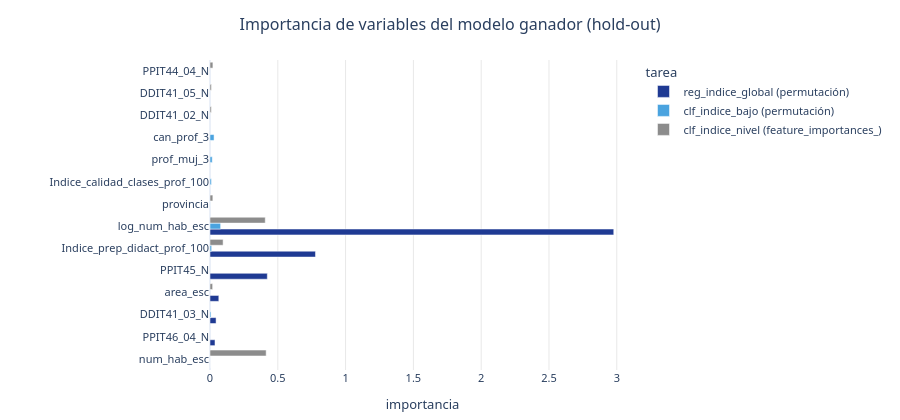

Notebook cell for this chart:
### Code cell
# Gráfico 5: importancia de variables del ganador de cada tarea
fig = go.Figure()
for i, (t, r) in enumerate(RESULTADOS.items()):
    top = r["importancias"].head(8).iloc[::-1]
    fig.add_trace(go.Bar(
        y=top.variable, x=top.importancia, orientation="h",
        marker_color=["#1f3a93", "#4aa3df", "#8c8c8c"][i],
        name=f"{t} ({r['metodo_importancia'].split(' ')[0]})",
        hovertemplate=t + "<br>%{y}: %{x:.4f}<extra></extra>"))

fig.update_layout(
    title={"text": "Importancia de variables del modelo ganador (hold-out)",
           "x": 0.5, "xanchor": "center", "font": {"size": 16}},
    barmode="group", height=max(420, 26 * 8), template="plotly_white",
    margin={"l": 210, "r": 20, "t": 60, "b": 50},
    font={"family": "Segoe UI, Helvetica, Arial, sans-serif", "size": 11},
    xaxis={"title": "importancia", "gridcolor": "#e8e8e8"},
    yaxis={"automargin": True}, legend={"title": "tarea"})
fig.show()

pd.concat([r["importancias"].head(5).assign(tarea=t) for t, r in RESULTADOS.items()],
          ignore_index=True)

### Figure 1 — Plotly figure (JSON) as saved in the notebook; plotly's stock layout.template omitted (floating-point values rounded to 4 significant figures)
{"data": [{"hovertemplate": "reg_indice_global<br>%{y}: %{x:.4f}<extra></extra>", "marker": {"color": "#1f3a93"}, "name": "reg_indice_global (permutación)", "orientation": "h", "type": "bar", "x": [0.0, 0.03681, 0.04474, 0.065, 0.4227, 0.7779, 2.978], "y": ["num_hab_esc", "PPIT46_04_N", "DDIT41_03_N", "area_esc", "PPIT45_N", "Indice_prep_didact_prof_100", "log_num_hab_esc"]}, {"hovertemplate": "clf_indice_bajo<br>%{y}: %{x:.4f}<extra></extra>", "marker": {"color": "#4aa3df"}, "name": "clf_indice_bajo (permutación)", "orientation": "h", "type": "bar", "x": [0.0, 0.00056, 0.00761, 0.01039, 0.0121, 0.01647, 0.02997, 0.07831], "y": ["num_hab_esc", "provincia", "DDIT41_03_N", "Indice_calidad_clases_prof_100", "Indice_prep_didact_prof_100", "prof_muj_3", "can_prof_3", "log_num_hab_esc"]}, {"hovertemplate": "clf_indice_nivel<br>%{y}: %{x:.4f}<extra></extra>", "marker": {"color": "#8c8c8c"}, "name": "clf_indice_nivel (feature_importances_)", "orientation": "h", "type": "bar", "x": [0.00971, 0.01048, 0.01938, 0.02091, 0.02144, 0.09662, 0.4074, 0.4141], "y": ["DDIT41_02_N", "DDIT41_05_N", "area_esc", "provincia", "PPIT44_04_N", "Indice_prep_didact_prof_100", "log_num_hab_esc", "num_hab_esc"]}], "layout": {"barmode": "group", "font": {"family": "Segoe UI, Helvetica, Arial, sans-serif", "size": 11}, "height": 420, "legend": {"title": {"text": "tarea"}}, "margin": {"b": 50, "l": 210, "r": 20, "t": 60}, "title": {"font": {"size": 16}, "text": "Importancia de variables del modelo ganador (hold-out)", "x": 0.5, "xanchor": "center"}, "xaxis": {"gridcolor": "#e8e8e8", "title": {"text": "importancia"}}, "yaxis": {"automargin": true}}}
